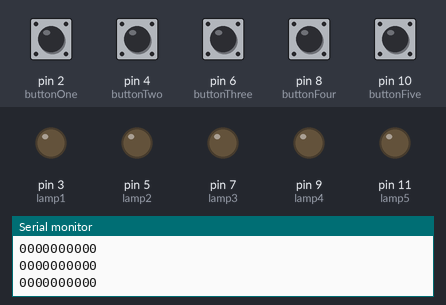
Bench run of a sketch on a simulated Arduino Uno, built with avr-gcc and run on an emulated ATmega328P. Parts: output pins drawn as LEDs (lit = HIGH), the last lines printed to the serial monitor. Inputs (shaded band) come from the test bench; at power-on: pin 2 (buttonOne), pin 4 (buttonTwo), pin 6 (buttonThree), pin 8 (buttonFour), pin 10 (buttonFive) LOW.

Above: at 1.2 s.
1.3 s: pin 2 (buttonOne) pulled HIGH for 0.15 s
At 2.5 s:
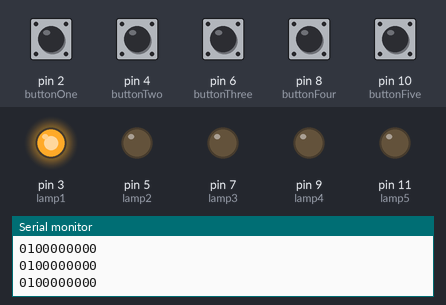
2.9 s: pin 4 (buttonTwo) pulled HIGH for 0.15 s
At 3.7 s:
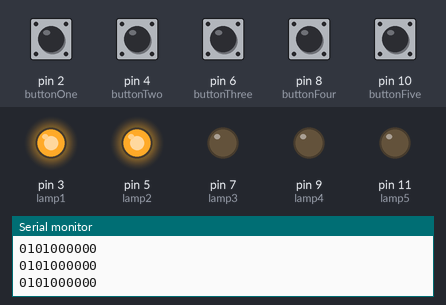
4.5 s: pin 6 (buttonThree) pulled HIGH for 0.15 s
At 5.4 s:
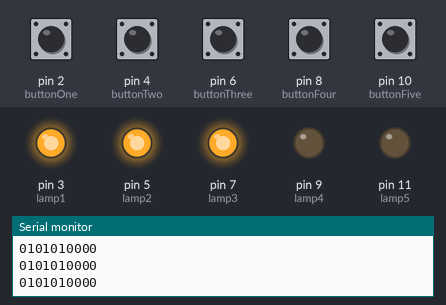
6.1 s: pin 8 (buttonFour) pulled HIGH for 0.15 s
At 6.6 s:
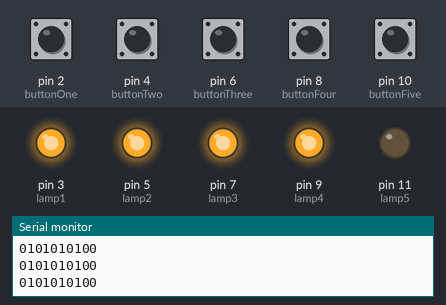
7.7 s: pin 10 (buttonFive) pulled HIGH for 0.15 s
At 8.3 s:
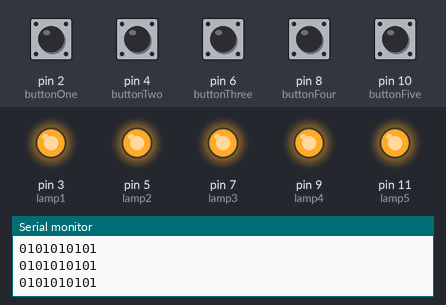
9.3 s: pin 2 (buttonOne) pulled HIGH for 1 s
At 10.6 s:
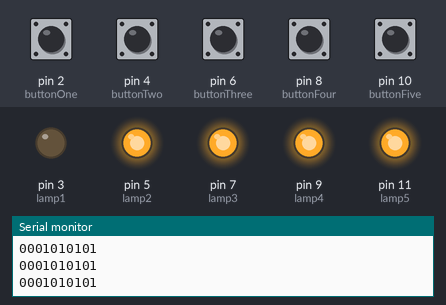
Timing chart, 0 to 12.3 s (numbered marks = the images above; inputs shaded):
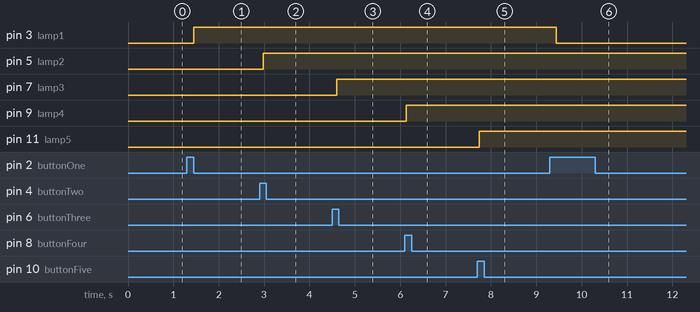

The sketch:

Arduino-NanoV2.ino
```cpp
//LAMPS
// name the pins (the pin where the button/lamp is connected)
const int buttonOne = 2; // Pin 2 is named buttonOne and the first button is connected there.
const int lamp1 = 3;

const int buttonTwo = 4;
const int lamp2 = 5;

const int buttonThree = 6;
const int lamp3 = 7;

const int buttonFour = 8;
const int lamp4 = 9;

const int buttonFive = 10;
const int lamp5 = 11;
//

// BUTTON states
int buttonOneState = 0;
int buttonTwoState = 0;
int buttonThreeState = 0;
int buttonFourState = 0;
int buttonFiveState = 0;
//

// The array which will contain the values from the objects. this array will be sent to unity.
int data[10] = {}; // empty array, 18 slots.
//


//LAMP STATE and varibles for READING "BUTTON-PRESS"

int lampState1 = LOW; //the current state of the output
int reading1;         // the current reading from the input pin
int previous1 = HIGH; // the previous reading from the input pin

int lampState2 = LOW;
int reading2;
int previous2 = HIGH;

int lampState3 = LOW;
int reading3;
int previous3 = HIGH;

int lampState4 = LOW;
int reading4;
int previous4 = HIGH;

int lampState5 = LOW;
int reading5;
int previous5 = HIGH;

long time = 0;
long debounce = 200;

void setup() {

  //BUTTONS
  // declare the pins as input.
  pinMode(buttonOne, INPUT);
  pinMode(buttonTwo, INPUT);
  pinMode(buttonThree, INPUT);
  pinMode(buttonFour, INPUT);
  pinMode(buttonFive, INPUT);


  //LAMPS
  //declare the pins as output. arduino sends signals to these pins.
  pinMode(lamp1, OUTPUT);
  pinMode(lamp2, OUTPUT);
  pinMode(lamp3, OUTPUT);
  pinMode(lamp4, OUTPUT);
  pinMode(lamp5, OUTPUT);
  //

  Serial.begin(9600);
}

void loop() {

 // read from the inputs pin (buttonstate = 1 or = 0)
 buttonOneState = digitalRead(buttonOne);
 delay(20);
 buttonTwoState = digitalRead(buttonTwo);
 delay(20);
 buttonThreeState = digitalRead(buttonThree);
 delay(20);
 buttonFourState = digitalRead(buttonFour);
 delay(20);
 buttonFiveState = digitalRead(buttonFive);

 // check if button has been pressed

  // 1
  if (buttonOneState == HIGH && previous1 == LOW && millis() - time > debounce) {
    if (lampState1 == HIGH)
      lampState1 = LOW;
    else
      lampState1 = HIGH;
    time = millis();
  }

  digitalWrite(lamp1, lampState1);
  previous1 = buttonOneState;

// 2
  if (buttonTwoState == HIGH && previous2 == LOW && millis() - time > debounce) {
    if (lampState2 == HIGH)
      lampState2 = LOW;
    else
      lampState2 = HIGH;
    time = millis();
  }

  digitalWrite(lamp2, lampState2);
  previous2 = buttonTwoState;

  // 3
    if (buttonThreeState == HIGH && previous3 == LOW && millis() - time > debounce) {
    if (lampState3 == HIGH)
      lampState3 = LOW;
    else
      lampState3 = HIGH;
    time = millis();
  }

  digitalWrite(lamp3, lampState3);
  previous3 = buttonThreeState;

  // 4
    if (buttonFourState == HIGH && previous4 == LOW && millis() - time > debounce) {
    if (lampState4 == HIGH)
      lampState4 = LOW;
    else
      lampState4 = HIGH;
    time = millis();
  }

  digitalWrite(lamp4, lampState4);
  previous4 = buttonFourState;

  //5
    if (buttonFiveState == HIGH && previous5 == LOW && millis() - time > debounce) {
    if (lampState5 == HIGH)
      lampState5 = LOW;
    else
      lampState5 = HIGH;
    time = millis();
  }

  digitalWrite(lamp5, lampState5);
  previous5 = buttonFiveState;


  data[0] = buttonOneState;
  data[1] = lampState1;
  data[2] = buttonTwoState;
  data[3] = lampState2;
  data[4] = buttonThreeState;
  data[5] = lampState3;
  data[6] = buttonFourState;
  data[7] = lampState4;;
  data[8] = buttonFiveState;;
  data[9] = lampState5;;

 for (int i = 0; i < 10; ++i)
  {
    Serial.print(data[i]);
  }
  Serial.println(" ");

}
```

Measured:
- after the input at 1.3 s, pin 3 (lamp1): LOW → HIGH after 0.15 s
- after the input at 2.9 s, pin 5 (lamp2): LOW → HIGH after 0.09 s
- after the input at 4.5 s, pin 7 (lamp3): LOW → HIGH after 0.10 s
- after the input at 6.1 s, pin 9 (lamp4): LOW → HIGH at once
- after the input at 7.7 s, pin 11 (lamp5): LOW → HIGH after 0.05 s
- after the input at 9.3 s, pin 3 (lamp1): HIGH → LOW after 0.14 s
